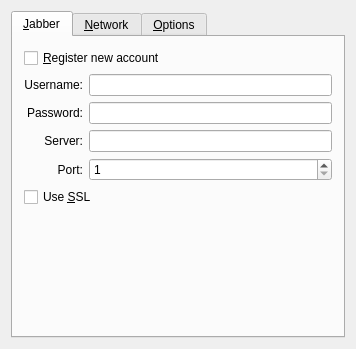
<ui version="4.0" >
 <class>JabberConfigBase</class>
 <widget class="QWidget" name="JabberConfigBase" >
  <property name="geometry" >
   <rect>
    <x>0</x>
    <y>0</y>
    <width>356</width>
    <height>349</height>
   </rect>
  </property>
  <property name="windowTitle" >
   <string></string>
  </property>
  <layout class="QVBoxLayout" >
   <property name="margin" >
    <number>11</number>
   </property>
   <property name="spacing" >
    <number>6</number>
   </property>
   <item>
    <widget class="QTabWidget" name="tabCfg" >
     <widget class="QWidget" name="tabJabber" >
      <attribute name="title" >
       <string>&amp;Jabber</string>
      </attribute>
      <layout class="QGridLayout" >
       <property name="margin" >
        <number>11</number>
       </property>
       <property name="spacing" >
        <number>6</number>
       </property>
       <item row="2" column="0" >
        <widget class="QLabel" name="TextLabel2" >
         <property name="text" >
          <string>Password:</string>
         </property>
         <property name="alignment" >
          <set>Qt::AlignRight|Qt::AlignTrailing|Qt::AlignVCenter</set>
         </property>
         <property name="wordWrap" >
          <bool>false</bool>
         </property>
        </widget>
       </item>
       <item row="2" column="1" >
        <widget class="QLineEdit" name="edtPasswd" >
         <property name="echoMode" >
          <enum>QLineEdit::Password</enum>
         </property>
        </widget>
       </item>
       <item row="1" column="0" >
        <widget class="QLabel" name="lblUin" >
         <property name="text" >
          <string>Username:</string>
         </property>
         <property name="alignment" >
          <set>Qt::AlignRight|Qt::AlignTrailing|Qt::AlignVCenter</set>
         </property>
         <property name="wordWrap" >
          <bool>false</bool>
         </property>
        </widget>
       </item>
       <item row="1" column="1" >
        <widget class="QLineEdit" name="edtID" />
       </item>
       <item row="0" column="0" colspan="2" >
        <widget class="QCheckBox" name="chkRegister" >
         <property name="text" >
          <string>&amp;Register new account</string>
         </property>
        </widget>
       </item>
       <item row="3" column="0" >
        <widget class="QLabel" name="lblServer1" >
         <property name="text" >
          <string>Server:</string>
         </property>
         <property name="alignment" >
          <set>Qt::AlignRight|Qt::AlignTrailing|Qt::AlignVCenter</set>
         </property>
         <property name="wordWrap" >
          <bool>false</bool>
         </property>
        </widget>
       </item>
       <item row="3" column="1" >
        <widget class="QLineEdit" name="edtServer1" />
       </item>
       <item row="4" column="0" >
        <widget class="QLabel" name="lblPort1" >
         <property name="text" >
          <string>Port:</string>
         </property>
         <property name="alignment" >
          <set>Qt::AlignRight|Qt::AlignTrailing|Qt::AlignVCenter</set>
         </property>
         <property name="wordWrap" >
          <bool>false</bool>
         </property>
        </widget>
       </item>
       <item row="4" column="1" >
        <widget class="QSpinBox" name="edtPort1" >
         <property name="maximum" >
          <number>65355</number>
         </property>
         <property name="minimum" >
          <number>1</number>
         </property>
        </widget>
       </item>
       <item row="7" column="1" >
        <spacer>
         <property name="orientation" >
          <enum>Qt::Vertical</enum>
         </property>
         <property name="sizeType" >
          <enum>QSizePolicy::Expanding</enum>
         </property>
         <property name="sizeHint" >
          <size>
           <width>20</width>
           <height>20</height>
          </size>
         </property>
        </spacer>
       </item>
       <item row="6" column="0" colspan="2" >
        <widget class="LinkLabel" native="1" name="lnkPublic" />
       </item>
       <item row="5" column="0" colspan="2" >
        <widget class="QCheckBox" name="chkSSL" >
         <property name="text" >
          <string>Use &amp;SSL</string>
         </property>
        </widget>
       </item>
      </layout>
     </widget>
     <widget class="QWidget" name="tab" >
      <attribute name="title" >
       <string>&amp;Network</string>
      </attribute>
      <layout class="QGridLayout" >
       <property name="margin" >
        <number>11</number>
       </property>
       <property name="spacing" >
        <number>6</number>
       </property>
       <item row="0" column="0" >
        <widget class="QLabel" name="lblServer" >
         <property name="text" >
          <string>Server:</string>
         </property>
         <property name="alignment" >
          <set>Qt::AlignRight|Qt::AlignTrailing|Qt::AlignVCenter</set>
         </property>
         <property name="wordWrap" >
          <bool>false</bool>
         </property>
        </widget>
       </item>
       <item row="0" column="1" colspan="2" >
        <widget class="QLineEdit" name="edtServer" />
       </item>
       <item row="1" column="0" >
        <widget class="QLabel" name="lblPort" >
         <property name="text" >
          <string>Port:</string>
         </property>
         <property name="alignment" >
          <set>Qt::AlignRight|Qt::AlignTrailing|Qt::AlignVCenter</set>
         </property>
         <property name="wordWrap" >
          <bool>false</bool>
         </property>
        </widget>
       </item>
       <item row="1" column="1" >
        <widget class="QSpinBox" name="edtPort" >
         <property name="maximum" >
          <number>65535</number>
         </property>
         <property name="minimum" >
          <number>1</number>
         </property>
        </widget>
       </item>
       <item row="1" column="2" >
        <spacer>
         <property name="orientation" >
          <enum>Qt::Horizontal</enum>
         </property>
         <property name="sizeType" >
          <enum>QSizePolicy::Expanding</enum>
         </property>
         <property name="sizeHint" >
          <size>
           <width>20</width>
           <height>20</height>
          </size>
         </property>
        </spacer>
       </item>
       <item row="5" column="0" colspan="3" >
        <layout class="QHBoxLayout" >
         <property name="margin" >
          <number>0</number>
         </property>
         <property name="spacing" >
          <number>6</number>
         </property>
         <item>
          <widget class="QSpinBox" name="edtMinPort" >
           <property name="maximum" >
            <number>65534</number>
           </property>
           <property name="minimum" >
            <number>1024</number>
           </property>
          </widget>
         </item>
         <item>
          <widget class="QLabel" name="TextLabel2_2" >
           <property name="text" >
            <string>-</string>
           </property>
           <property name="wordWrap" >
            <bool>false</bool>
           </property>
          </widget>
         </item>
         <item>
          <widget class="QSpinBox" name="edtMaxPort" >
           <property name="maximum" >
            <number>65534</number>
           </property>
           <property name="minimum" >
            <number>1024</number>
           </property>
          </widget>
         </item>
         <item>
          <spacer>
           <property name="orientation" >
            <enum>Qt::Horizontal</enum>
           </property>
           <property name="sizeType" >
            <enum>QSizePolicy::Expanding</enum>
           </property>
           <property name="sizeHint" >
            <size>
             <width>20</width>
             <height>20</height>
            </size>
           </property>
          </spacer>
         </item>
        </layout>
       </item>
       <item row="4" column="0" colspan="3" >
        <widget class="QLabel" name="TextLabel1_2_2" >
         <property name="text" >
          <string>Port range for direct connections:</string>
         </property>
         <property name="wordWrap" >
          <bool>false</bool>
         </property>
        </widget>
       </item>
       <item row="3" column="0" colspan="3" >
        <widget class="QCheckBox" name="chkPlain" >
         <property name="text" >
          <string>Use &amp;plain text login</string>
         </property>
        </widget>
       </item>
       <item row="2" column="0" colspan="3" >
        <widget class="QCheckBox" name="chkSSL1" >
         <property name="text" >
          <string>Use &amp;SSL</string>
         </property>
        </widget>
       </item>
       <item row="7" column="0" colspan="3" >
        <widget class="QCheckBox" name="chkHTTP" >
         <property name="text" >
          <string>Use &amp;HTTP polling</string>
         </property>
        </widget>
       </item>
       <item row="6" column="0" colspan="3" >
        <widget class="Line" name="Line2" >
         <property name="frameShape" >
          <enum>QFrame::HLine</enum>
         </property>
         <property name="frameShadow" >
          <enum>QFrame::Sunken</enum>
         </property>
         <property name="orientation" >
          <enum>Qt::Horizontal</enum>
         </property>
        </widget>
       </item>
       <item row="9" column="0" colspan="3" >
        <widget class="QLabel" name="TextLabel1_4" >
         <property name="sizePolicy" >
          <sizepolicy>
           <hsizetype>5</hsizetype>
           <vsizetype>1</vsizetype>
           <horstretch>0</horstretch>
           <verstretch>0</verstretch>
          </sizepolicy>
         </property>
         <property name="text" >
          <string>Note: For HTTP-polling using proxy settings for HTTP</string>
         </property>
         <property name="alignment" >
          <set>Qt::AlignLeading|Qt::AlignLeft|Qt::AlignVCenter</set>
         </property>
         <property name="wordWrap" >
          <bool>false</bool>
         </property>
        </widget>
       </item>
       <item row="10" column="0" >
        <spacer>
         <property name="orientation" >
          <enum>Qt::Vertical</enum>
         </property>
         <property name="sizeType" >
          <enum>QSizePolicy::Expanding</enum>
         </property>
         <property name="sizeHint" >
          <size>
           <width>20</width>
           <height>20</height>
          </size>
         </property>
        </spacer>
       </item>
       <item row="8" column="0" colspan="3" >
        <layout class="QHBoxLayout" >
         <property name="margin" >
          <number>0</number>
         </property>
         <property name="spacing" >
          <number>6</number>
         </property>
         <item>
          <widget class="QLabel" name="TextLabel1_3" >
           <property name="text" >
            <string>URL:</string>
           </property>
           <property name="wordWrap" >
            <bool>false</bool>
           </property>
          </widget>
         </item>
         <item>
          <widget class="QLineEdit" name="edtUrl" />
         </item>
        </layout>
       </item>
      </layout>
     </widget>
     <widget class="QWidget" name="tab" >
      <attribute name="title" >
       <string>&amp;Options</string>
      </attribute>
      <layout class="QGridLayout" >
       <property name="margin" >
        <number>0</number>
       </property>
       <property name="spacing" >
        <number>6</number>
       </property>
       <item row="0" column="0" >
        <widget class="QLabel" name="TextLabel1_2" >
         <property name="text" >
          <string>Resource:</string>
         </property>
         <property name="alignment" >
          <set>Qt::AlignRight|Qt::AlignTrailing|Qt::AlignVCenter</set>
         </property>
         <property name="wordWrap" >
          <bool>false</bool>
         </property>
        </widget>
       </item>
       <item row="0" column="1" colspan="2" >
        <widget class="QLineEdit" name="edtResource" />
       </item>
       <item row="1" column="0" >
        <widget class="QLabel" name="TextLabel1" >
         <property name="text" >
          <string>Priority:</string>
         </property>
         <property name="alignment" >
          <set>Qt::AlignRight|Qt::AlignTrailing|Qt::AlignVCenter</set>
         </property>
         <property name="wordWrap" >
          <bool>false</bool>
         </property>
        </widget>
       </item>
       <item row="1" column="1" >
        <widget class="QSpinBox" name="edtPriority" />
       </item>
       <item row="1" column="2" >
        <spacer>
         <property name="orientation" >
          <enum>Qt::Horizontal</enum>
         </property>
         <property name="sizeType" >
          <enum>QSizePolicy::Expanding</enum>
         </property>
         <property name="sizeHint" >
          <size>
           <width>20</width>
           <height>20</height>
          </size>
         </property>
        </spacer>
       </item>
       <item row="2" column="0" colspan="3" >
        <widget class="QCheckBox" name="chkVHost" >
         <property name="text" >
          <string>Manualy specify Jabber host:</string>
         </property>
        </widget>
       </item>
       <item row="3" column="0" colspan="3" >
        <widget class="QLineEdit" name="edtVHost" >
         <property name="enabled" >
          <bool>false</bool>
         </property>
        </widget>
       </item>
       <item row="5" column="0" colspan="3" >
        <layout class="QHBoxLayout" >
         <property name="margin" >
          <number>0</number>
         </property>
         <property name="spacing" >
          <number>6</number>
         </property>
         <item>
          <widget class="QCheckBox" name="chkRichText" >
           <property name="text" >
            <string>Send &amp;rich text messages if possible</string>
           </property>
          </widget>
         </item>
         <item>
          <widget class="LinkLabel" native="1" name="lnkRich" />
         </item>
         <item>
          <spacer>
           <property name="orientation" >
            <enum>Qt::Horizontal</enum>
           </property>
           <property name="sizeType" >
            <enum>QSizePolicy::Expanding</enum>
           </property>
           <property name="sizeHint" >
            <size>
             <width>20</width>
             <height>20</height>
            </size>
           </property>
          </spacer>
         </item>
        </layout>
       </item>
       <item row="4" column="0" colspan="3" >
        <layout class="QHBoxLayout" >
         <property name="margin" >
          <number>0</number>
         </property>
         <property name="spacing" >
          <number>6</number>
         </property>
         <item>
          <widget class="QCheckBox" name="chkTyping" >
           <property name="text" >
            <string>Enable &amp;typing notification</string>
           </property>
           <property name="shortcut" >
            <string>Alt+T</string>
           </property>
          </widget>
         </item>
         <item>
          <widget class="LinkLabel" native="1" name="lnkTyping" />
         </item>
         <item>
          <spacer>
           <property name="orientation" >
            <enum>Qt::Horizontal</enum>
           </property>
           <property name="sizeType" >
            <enum>QSizePolicy::Expanding</enum>
           </property>
           <property name="sizeHint" >
            <size>
             <width>20</width>
             <height>20</height>
            </size>
           </property>
          </spacer>
         </item>
        </layout>
       </item>
       <item row="10" column="0" >
        <spacer>
         <property name="orientation" >
          <enum>Qt::Vertical</enum>
         </property>
         <property name="sizeType" >
          <enum>QSizePolicy::Expanding</enum>
         </property>
         <property name="sizeHint" >
          <size>
           <width>20</width>
           <height>20</height>
          </size>
         </property>
        </spacer>
       </item>
       <item row="9" column="0" colspan="3" >
        <widget class="QCheckBox" name="chkAccept" >
         <property name="text" >
          <string>Automatically &amp;accept subscribe requests</string>
         </property>
         <property name="shortcut" >
          <string>Alt+A</string>
         </property>
        </widget>
       </item>
       <item row="8" column="0" colspan="3" >
        <widget class="QCheckBox" name="chkSubscribe" >
         <property name="text" >
          <string>Automatically send &amp;subscribe request</string>
         </property>
         <property name="shortcut" >
          <string>Alt+S</string>
         </property>
        </widget>
       </item>
       <item row="7" column="0" colspan="3" >
        <widget class="QCheckBox" name="chkIcons" >
         <property name="text" >
          <string>Use protocol &amp;icons for agents contacts</string>
         </property>
         <property name="shortcut" >
          <string>Alt+I</string>
         </property>
        </widget>
       </item>
       <item row="6" column="0" colspan="3" >
        <layout class="QHBoxLayout" >
         <property name="margin" >
          <number>0</number>
         </property>
         <property name="spacing" >
          <number>6</number>
         </property>
         <item>
          <widget class="QCheckBox" name="chkVersion" >
           <property name="text" >
            <string>Send and request version info</string>
           </property>
           <property name="shortcut" >
            <string/>
           </property>
          </widget>
         </item>
         <item>
          <widget class="LinkLabel" native="1" name="lnkVersion" />
         </item>
         <item>
          <spacer>
           <property name="orientation" >
            <enum>Qt::Horizontal</enum>
           </property>
           <property name="sizeType" >
            <enum>QSizePolicy::Expanding</enum>
           </property>
           <property name="sizeHint" >
            <size>
             <width>20</width>
             <height>20</height>
            </size>
           </property>
          </spacer>
         </item>
        </layout>
       </item>
      </layout>
     </widget>
    </widget>
   </item>
  </layout>
 </widget>
 <layoutdefault spacing="6" margin="11" />
 <customwidgets>
  <customwidget>
   <class>LinkLabel</class>
   <extends>QWidget</extends>
   <header>linklabel.h</header>
  </customwidget>
 </customwidgets>
 <tabstops>
  <tabstop>tabCfg</tabstop>
  <tabstop>chkRegister</tabstop>
  <tabstop>edtID</tabstop>
  <tabstop>edtPasswd</tabstop>
  <tabstop>edtServer1</tabstop>
  <tabstop>edtPort1</tabstop>
  <tabstop>chkSSL</tabstop>
  <tabstop>edtServer</tabstop>
  <tabstop>edtPort</tabstop>
  <tabstop>chkPlain</tabstop>
  <tabstop>edtMinPort</tabstop>
  <tabstop>edtMaxPort</tabstop>
  <tabstop>edtResource</tabstop>
  <tabstop>edtPriority</tabstop>
  <tabstop>chkVHost</tabstop>
  <tabstop>edtVHost</tabstop>
  <tabstop>chkTyping</tabstop>
  <tabstop>chkRichText</tabstop>
  <tabstop>chkIcons</tabstop>
 </tabstops>
 <includes>
  <include location="local" >linklabel.h</include>
  <include location="local" >linklabel.h</include>
  <include location="local" >linklabel.h</include>
  <include location="local" >linklabel.h</include>
 </includes>
 <resources/>
 <connections/>
</ui>
